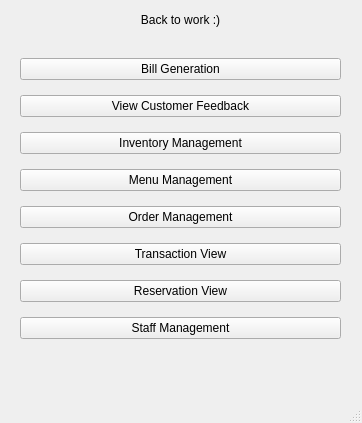
<?xml version="1.0" encoding="UTF-8"?>
<ui version="4.0">
 <class>MainWindow</class>
 <widget class="QMainWindow" name="MainWindow">
  <property name="geometry">
   <rect>
    <x>0</x>
    <y>0</y>
    <width>362</width>
    <height>423</height>
   </rect>
  </property>
  <property name="windowTitle">
   <string>Admin Interface</string>
  </property>
  <widget class="QWidget" name="centralwidget">
   <widget class="QLabel" name="label">
    <property name="geometry">
     <rect>
      <x>10</x>
      <y>10</y>
      <width>341</width>
      <height>20</height>
     </rect>
    </property>
    <property name="text">
     <string>Back to work :)</string>
    </property>
    <property name="alignment">
     <set>Qt::AlignCenter</set>
    </property>
   </widget>
   <widget class="QWidget" name="verticalLayoutWidget">
    <property name="geometry">
     <rect>
      <x>20</x>
      <y>50</y>
      <width>321</width>
      <height>298</height>
     </rect>
    </property>
    <layout class="QVBoxLayout" name="verticalLayout" stretch="4,0,0,0,0,0,0,0">
     <property name="spacing">
      <number>7</number>
     </property>
     <property name="sizeConstraint">
      <enum>QLayout::SetDefaultConstraint</enum>
     </property>
     <item>
      <widget class="QPushButton" name="onlineOrderButton">
       <property name="text">
        <string>Bill Generation</string>
       </property>
      </widget>
     </item>
     <item>
      <widget class="QPushButton" name="trackOrderButton">
       <property name="text">
        <string>View Customer Feedback</string>
       </property>
      </widget>
     </item>
     <item>
      <widget class="QPushButton" name="pushButton">
       <property name="text">
        <string>Inventory Management</string>
       </property>
      </widget>
     </item>
     <item>
      <widget class="QPushButton" name="pushButton_2">
       <property name="text">
        <string>Menu Management</string>
       </property>
      </widget>
     </item>
     <item>
      <widget class="QPushButton" name="pushButton_3">
       <property name="text">
        <string>Order Management</string>
       </property>
      </widget>
     </item>
     <item>
      <widget class="QPushButton" name="pushButton_4">
       <property name="text">
        <string>Transaction View</string>
       </property>
      </widget>
     </item>
     <item>
      <widget class="QPushButton" name="pushButton_5">
       <property name="text">
        <string>Reservation View</string>
       </property>
      </widget>
     </item>
     <item>
      <widget class="QPushButton" name="pushButton_6">
       <property name="text">
        <string>Staff Management</string>
       </property>
      </widget>
     </item>
    </layout>
   </widget>
  </widget>
  <widget class="QMenuBar" name="menubar">
   <property name="geometry">
    <rect>
     <x>0</x>
     <y>0</y>
     <width>362</width>
     <height>26</height>
    </rect>
   </property>
  </widget>
  <widget class="QStatusBar" name="statusbar"/>
 </widget>
 <resources/>
 <connections/>
</ui>
